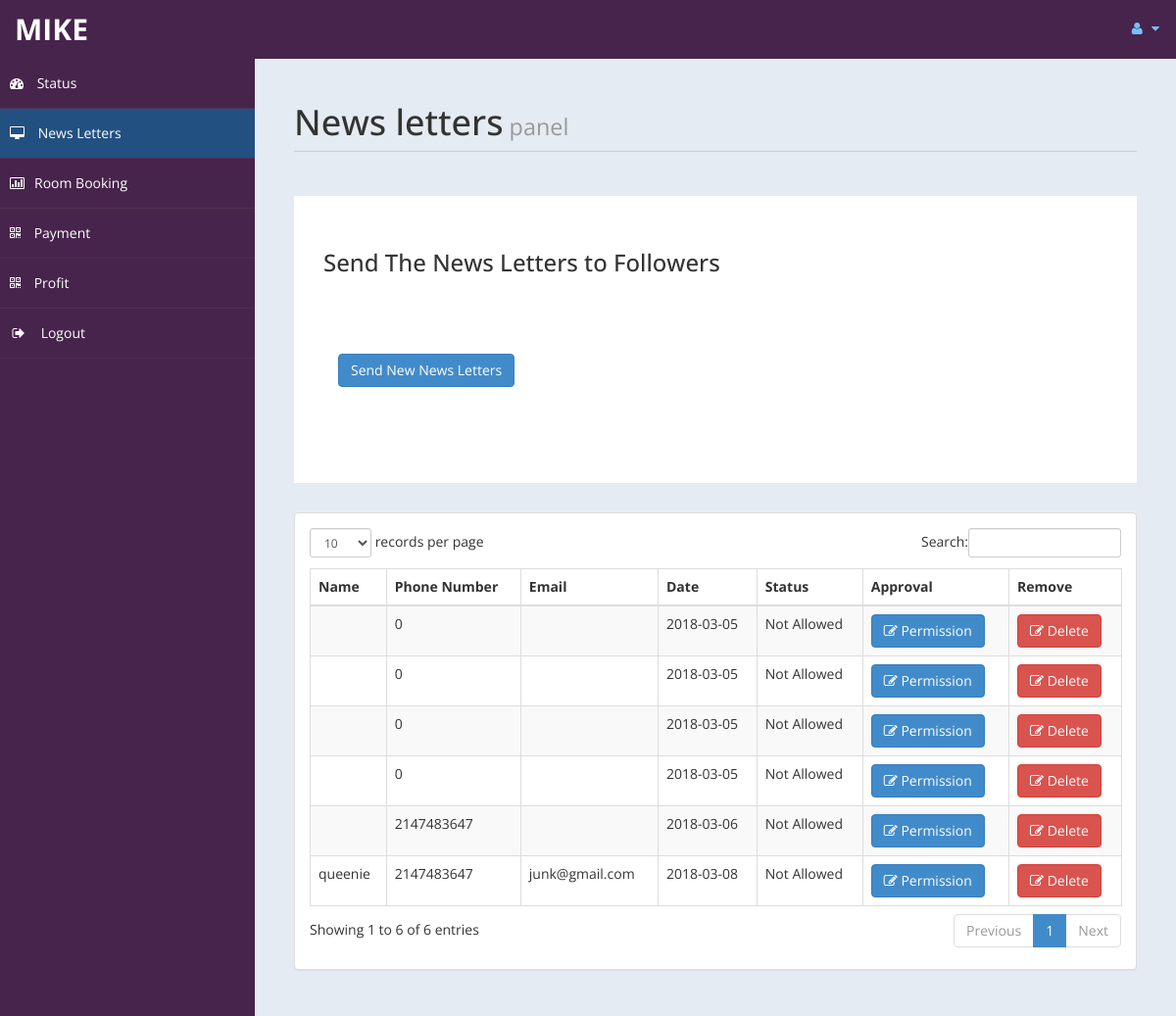
Page /admin/messages.php (signed in) on the committed database.
### tables this page shows
CREATE TABLE `contact` (
  `id` int(10) UNSIGNED NOT NULL,
  `fullname` varchar(100) DEFAULT NULL,
  `phoneno` int(10) DEFAULT NULL,
  `email` text,
  `cdate` date DEFAULT NULL,
  `approval` varchar(12) DEFAULT NULL
);

### admin/messages.php (the view, shortened to what this page needs)
<!DOCTYPE html>
<html xmlns="http://www.w3.org/1999/xhtml">
<head>
    <link href="assets/css/bootstrap.css" rel="stylesheet" />
    <link href="assets/css/font-awesome.css" rel="stylesheet" />
    <link href="assets/css/custom-styles.css" rel="stylesheet" />
    <link href="assets/js/dataTables/dataTables.bootstrap.css" rel="stylesheet" />
</head>
<body>
    <div id="wrapper">
        <nav class="navbar navbar-default top-navbar" role="navigation">
            <div class="navbar-header">
                <a class="navbar-brand" href="home.php"><?php echo $_SESSION["user"]; ?> </a>
            </div>
            <ul class="nav navbar-top-links navbar-right">
                <li class="dropdown">
                    <a class="dropdown-toggle" data-toggle="dropdown" href="#" aria-expanded="false">
                        <i class="fa fa-user fa-fw"></i> <i class="fa fa-caret-down"></i>
                    </a>
                </li>
            </ul>
        </nav>
        <nav class="navbar-default navbar-side" role="navigation">
            <div class="sidebar-collapse">
                <ul class="nav" id="main-menu">
                    <li>
                        <a href="home.php"><i class="fa fa-dashboard"></i> Status</a>
                    </li>
                    <li>
                        <a class="active-menu" href="messages.php"><i class="fa fa-desktop"></i> News Letters</a>
                    </li>
					<li>
                        <a href="roombook.php"><i class="fa fa-bar-chart-o"></i>Room Booking</a>
                    </li>
                    <li>
                        <a href="Payment.php"><i class="fa fa-qrcode"></i> Payment</a>
                    </li>
                    <li>
                        <a  href="profit.php"><i class="fa fa-qrcode"></i> Profit</a>
                    </li>
                    <li>
                        <a href="logout.php" ><i class="fa fa-sign-out fa-fw"></i> Logout</a>
                    </li>
            </div>
        </nav>
        <div id="page-wrapper" >
            <div id="page-inner">
			 <div class="row">
                    <div class="col-md-12">
                        <h1 class="page-header">
                           News letters<small> panel</small>
                        </h1>
                    </div>
                </div>
				 <?php
				include('db.php');
			   ?>
				 <div class="row">
                <div class="col-md-12">
                    <div class="jumbotron">
                        <h3>Send The News Letters to Followers</h3>
                        <p></p>
                        <p>
						<div class="panel-body">
                            <button class="btn btn-primary btn" data-toggle="modal" data-target="#myModal">
                              Send New News Letters
                            </button>
                            </div>
                        </div>
                    </div>
                </div>
            </div>
               <?php
				$sql = "SELECT * FROM `contact`";
				$re = mysqli_query($con,$sql);
			   ?>
            <div class="row">
                <div class="col-md-12">
                    <div class="panel panel-default">
                        <div class="panel-body">
                            <div class="table-responsive">
                                <table class="table table-striped table-bordered table-hover" id="dataTables-example">
                                    <thead>
                                        <tr>
                                            <th>Name</th>
											<th>Phone Number</th>
                                            <th>Email</th>
                                            <th>Date</th>
											<th>Status</th>
											<th>Approval</th>
											<th>Remove</th>
                                        </tr>
                                    </thead>
                                    <tbody>
									<?php
										while($row = mysqli_fetch_array($re))
										{
											$id = $row['id'];
											if($id % 2 ==1 )
											{
												echo"<tr class='gradeC'>
													<td>".$row['fullname']."</td>
													<td>".$row['phoneno']."</td>
													<td>".$row['email']."</td>
													<td>".$row['cdate']."</td>
													<td>".$row['approval']."</td>
													<td><a href=newsletter.php?eid=".$id ." <button class='btn btn-primary'> <i class='fa fa-edit' ></i> Permission</button></td>
													<td><a href=newsletterdel.php?eid=".$id ." <button class='btn btn-danger'> <i class='fa fa-edit' ></i> Delete</button></td>
												</tr>";
											}
											else
											{
												echo"<tr class='gradeU'>
													<td>".$row['fullname']."</td>
													<td>".$row['phoneno']."</td>
													<td>".$row['email']."</td>
													<td>".$row['cdate']."</td>
													<td>".$row['approval']."</td>
													<td><a href=newsletter.php?eid=".$id." <button class='btn btn-primary'> <i class='fa fa-edit' ></i> Permission</button></td>
													<td><a href=newsletterdel.php?eid=".$id ." <button class='btn btn-danger'> <i class='fa fa-edit' ></i> Delete </button></td>
												</tr>";
											}
										}
									?>
                                    </tbody>
                                </table>
                            </div>
                        </div>
                    </div>
                </div>
            </div>
                </div>
            </div>
</body>
</html>

### admin/assets/css/custom-styles.css (style rules this page uses)
body { font-family: 'Open Sans', sans-serif; }
#wrapper { width: 100%; background:#47244b;"; }
#page-wrapper { padding: 15px 15px; min-height: 600px; background:#E5EBF2; }
#page-inner { width:100%; margin:10px 20px 10px 0px; background-color:transparent; padding:10px; min-height:1200px; }
h1, .h1, h2, .h2, h3, .h3 { margin-top: 7px; margin-bottom: -5px; }
p { font-size:16px; line-height:25px; padding-top:20px; }
.page-header { padding-bottom: 9px; margin: 10px 0 45px; border-bottom: 1px solid #C7D1DD; }
.jumbotron, .well { background:#fff; }
.top-navbar { margin:0px; }
.top-navbar .navbar-brand { color: #fff; width: 260px; text-align: left; height: 60px; font-size: 30px; font-weight: 700; text-transform: uppercase; line-height: 30px; }
.top-navbar .nav > li { position: relative; display: inline-block; }
.top-navbar .nav > li > a { position: relative; display: block; padding: 19px 15px; color: #77C0FD; }
.active-menu { background-color:#225081!important; }
.sidebar-collapse , .sidebar-collapse .nav { background:none; }
.sidebar-collapse .nav { padding:0; }
.sidebar-collapse .nav > li > a { color:#fff; background:transparent; text-shadow:none; }
.sidebar-collapse > .nav > li > a { padding:15px 10px; }
.sidebar-collapse > .nav > li { border-bottom: 1px solid rgba(107, 108, 109, 0.19); }
.navbar-side { border:none; background-color: transparent; }
.top-navbar { background:#47244b; border-bottom:none; }
.top-navbar .nav > li > a > i { margin-right: 2px; }
.navbar-default { border:0px solid black; }
.navbar-header { background: #47244b; }
.nav > li > a > i { margin-right:10px; }
@media (min-width:768px) { #page-wrapper { margin: 0 0 0 260px; padding: 15px 30px; min-height: 1200px; } }
@media (min-width:768px) { .navbar-side { z-index: 1; position: absolute; width: 260px; } }
@media (min-width:768px) { .navbar { border-radius: 0px; } }

### rows in the picture
contact: phoneno "0", cdate "2018-03-05", approval "Not Allowed"
contact: phoneno "0", cdate "2018-03-05", approval "Not Allowed"
contact: phoneno "0", cdate "2018-03-05", approval "Not Allowed"
contact: phoneno "0", cdate "2018-03-05", approval "Not Allowed"
contact: phoneno "2147483647", cdate "2018-03-06", approval "Not Allowed"
contact: fullname "queenie", phoneno "2147483647", email "junk@gmail.com", cdate "2018-03-08", approval "Not Allowed"

### other values in the picture
$_SESSION["user"] "MIKE"
